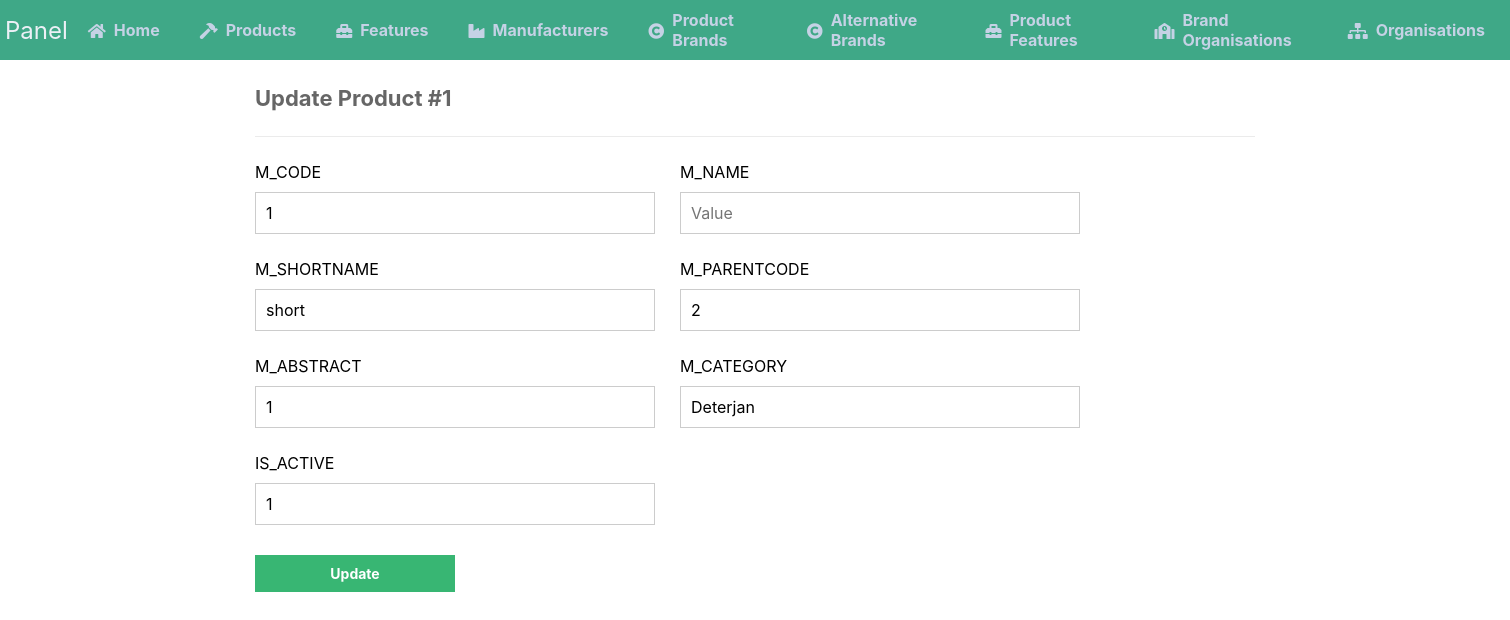
Before: /update_product.php?M_SYSCODE=1 with the older database file.
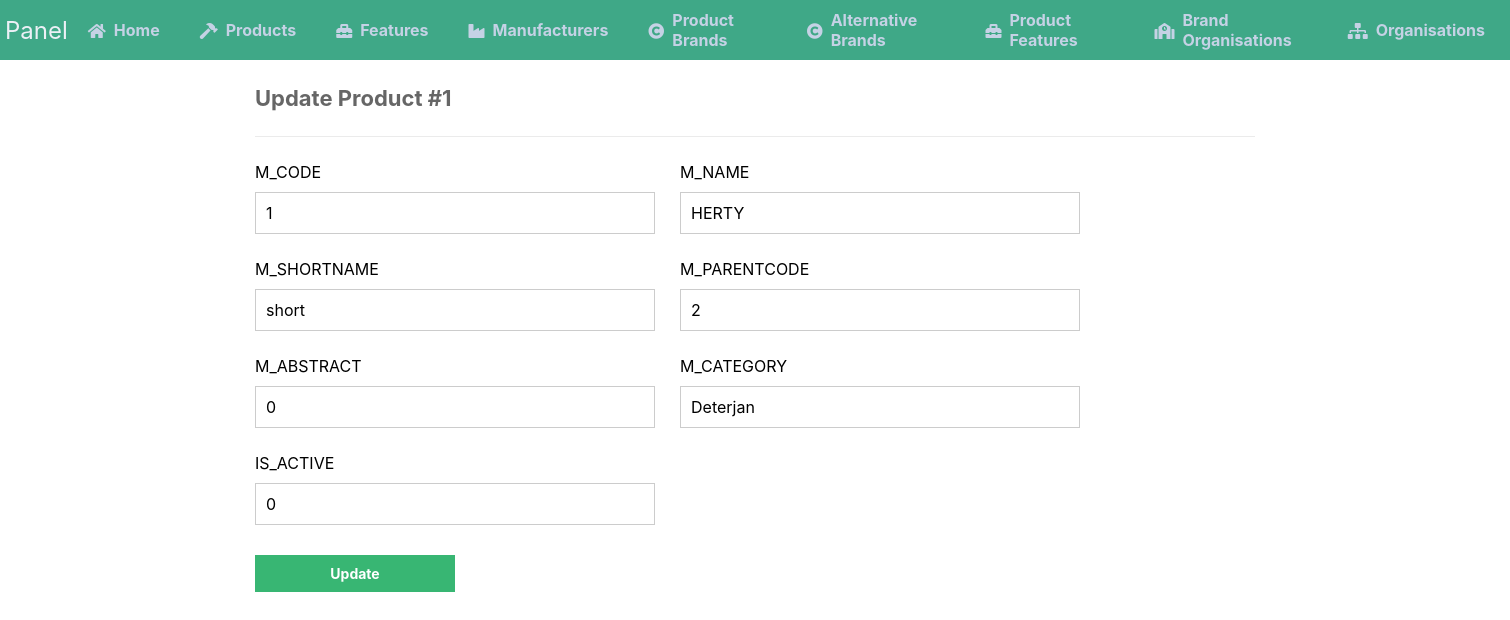
After: the same page with the newer database file.
### tables this page shows
CREATE TABLE `product` (
  `M_SYSCODE` int(11) NOT NULL,
  `M_CODE` varchar(15) NOT NULL,
  `M_NAME` varchar(30) NOT NULL,
  `M_SHORTNAME` varchar(10) DEFAULT NULL,
  `M_PARENTCODE` varchar(15) NOT NULL,
  `M_ABSTRACT` tinyint(1) NOT NULL,
  `M_CATEGORY` varchar(12) NOT NULL,
  `IS_ACTIVE` tinyint(1) NOT NULL DEFAULT 1
);

### update_product.php (the view, shortened to what this page needs)
<?php
include 'functions.php';
$pdo = pdo_connect_mysql();
if (isset($_GET['M_SYSCODE'])) {
    $stmt = $pdo->prepare('SELECT * FROM PRODUCT WHERE M_SYSCODE = ?');
    $stmt->execute([$_GET['M_SYSCODE']]);
    $contact = $stmt->fetch(PDO::FETCH_ASSOC);
} else {
    exit('No M_SYSCODE is selected!');
}
?>
<?= template_header('Update') ?>
<div class="content update">
	<h2>Update Product #<?= $contact['M_SYSCODE'] ?></h2>
    <form action="update_product.php?M_SYSCODE=<?= $contact[
        'M_SYSCODE'
    ] ?>" method="post">
        <label for="M_CODE">M_CODE</label>
        <label for="M_NAME">M_NAME</label>
        <input type="text" name="M_CODE" placeholder="Value" value="<?= $contact[
            'M_CODE'
        ] ?>" id="M_CODE">
        <input type="text" name="M_NAME" placeholder="Value" value="<?= $contact[
            'M_NAME'
        ] ?>" id="M_NAME">
        <label for="M_SHORTNAME">M_SHORTNAME</label>
        <label for="M_PARENTCODE">M_PARENTCODE</label>
        <input type="text" name="M_SHORTNAME" placeholder="Value" value="<?= $contact[
            'M_SHORTNAME'
        ] ?>" id="M_SHORTNAME">
        <input type="text" name="M_PARENTCODE" placeholder="Value" value="<?= $contact[
            'M_PARENTCODE'
        ] ?>" id="M_PARENTCODE">
        <label for="M_ABSTRACT">M_ABSTRACT</label>
        <label for="M_CATEGORY">M_CATEGORY</label>
        <input type="text" name="M_ABSTRACT" placeholder="Example Value" value="<?= $contact[
            'M_ABSTRACT'
        ] ?>" id="M_ABSTRACT">
        <input type="text" name="M_CATEGORY" placeholder="Example Value" value="<?= $contact[
            'M_CATEGORY'
        ] ?>" id="M_CATEGORY">
        <label for="IS_ACTIVE">IS_ACTIVE</label>
        <label></label>
        <input type="text" name="IS_ACTIVE" placeholder="Example Value" value="<?= $contact[
            'IS_ACTIVE'
        ] ?>" id="IS_ACTIVE">
        <label></label>
        <input type="submit" value="Update">
    </form>
</div>
<?= template_footer()
?>

Changed rows visible on the page:
changed product "short": M_NAME (not shown) → "HERTY"; M_ABSTRACT "1" → "0"; IS_ACTIVE "1" → "0"
